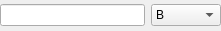
<ui version="4.0" >
 <class>SizeEdit</class>
 <widget class="QWidget" name="SizeEdit" >
  <property name="geometry" >
   <rect>
    <x>0</x>
    <y>0</y>
    <width>221</width>
    <height>31</height>
   </rect>
  </property>
  <property name="windowTitle" >
   <string>SizeEdit</string>
  </property>
  <layout class="QGridLayout" >
   <property name="leftMargin" >
    <number>0</number>
   </property>
   <property name="topMargin" >
    <number>0</number>
   </property>
   <property name="rightMargin" >
    <number>0</number>
   </property>
   <property name="bottomMargin" >
    <number>0</number>
   </property>
   <item row="0" column="0" >
    <layout class="QHBoxLayout" >
     <item>
      <widget class="QLineEdit" name="edt" />
     </item>
     <item>
      <widget class="QComboBox" name="cmb" >
       <property name="maxCount" >
        <number>20</number>
       </property>
       <property name="minimumContentsLength" >
        <number>5</number>
       </property>
       <item>
        <property name="text" >
         <string>B</string>
        </property>
       </item>
       <item>
        <property name="text" >
         <string>KiB</string>
        </property>
       </item>
       <item>
        <property name="text" >
         <string>MiB</string>
        </property>
       </item>
       <item>
        <property name="text" >
         <string>GiB</string>
        </property>
       </item>
       <item>
        <property name="text" >
         <string>TiB</string>
        </property>
       </item>
       <item>
        <property name="text" >
         <string>YiB</string>
        </property>
       </item>
      </widget>
     </item>
    </layout>
   </item>
  </layout>
 </widget>
 <resources/>
 <connections/>
</ui>
